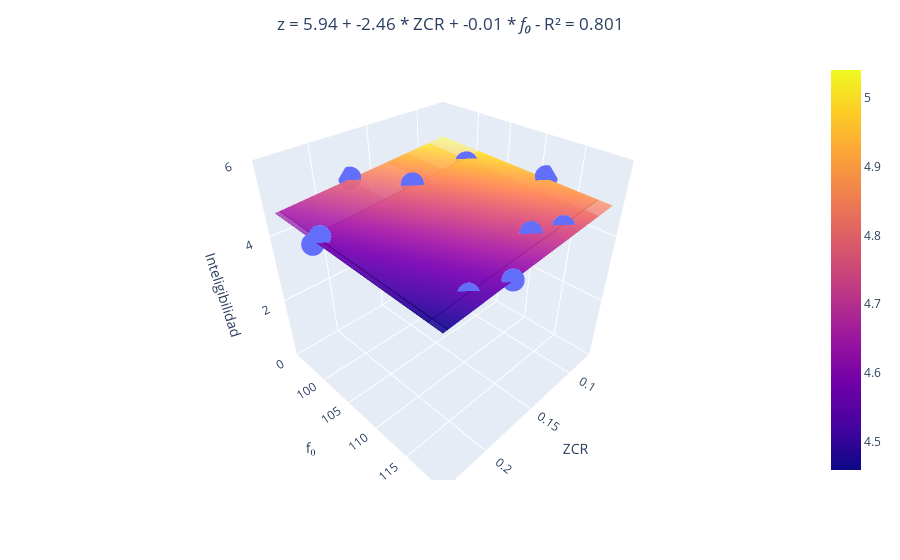

Source (notebook cell):
### Code cell
if len(dicc_model) == 2:
    import plotly.express as px
    import plotly.graph_objects as go

    # Seleccionamos solo las características seleccionadas en X
    X_selected = X[:, selected_features]

    # Entrenamos el modelo de regresión con las características seleccionadas
    regr_multivar = SMWrapper(sm.OLS)
    regr_multivar_fit = regr_multivar.fit(X_selected, y)

    # Obtenemos las predicciones del modelo para las características seleccionadas
    y_pred = regr_multivar.predict(X_selected)

    # Crear la figura
    fig = px.scatter_3d(x=X_selected[:, 0], y=X_selected[:, 1], z=y)

    # Crear el plano de regresión
    xx, yy = np.meshgrid(X_selected[:, 0], X_selected[:, 1])
    zz = regr_multivar_fit.params[0] + np.dot(np.array([xx.ravel(), yy.ravel()]).T, regr_multivar_fit.params[1:].ravel()).reshape(xx.shape)
    fig.add_trace(go.Surface(x=xx, y=yy, z=zz, opacity=0.5))


    axis_name_list = []
    # Construir la cadena de texto para la ecuación del plano
    equation = f'z = {regr_multivar_fit.params[0].round(2)}'
    for i, (key, model) in enumerate(dicc_model.items()):
        feature_name = key.replace("_model", "").upper()
        feature_name_axis = feature_name
        if feature_name == 'F0':
            feature_name = '<i>f₀</i>'
            feature_name_axis = 'f₀'
        axis_name_list.append(feature_name_axis)
        equation += f' + {regr_multivar_fit.params[1:][i].round(2)} * {feature_name}'
        
    equation += f' - R² = {r_squared_value:.3f}'
     
    # Centrar el título
    fig.update_layout(title=dict(text=equation, x=0.5, xanchor='center'))
        

    # Etiquetas de los ejes y rango del eje z
    fig.update_layout(scene=dict(xaxis_title=axis_name_list[0], yaxis_title=axis_name_list[1], zaxis_title='Inteligibilidad', zaxis=dict(range=[0, 6]), yaxis=dict(tickvals=[100, 105, 110, 115])))

    fig.write_html(
       os.path.join(PATH, TEST_FOLDER, REGGRESSION_FOLDER, PARAMETRIC_FOLDER, INTELIGIBILIDAD_FOLDER, FEMALE_FOLDER, 'regresion_inteligibilidad_multivariable_female.html')
    )
    
    fig.write_image(
       os.path.join(PATH, TEST_FOLDER, REGGRESSION_FOLDER, PARAMETRIC_FOLDER, INTELIGIBILIDAD_FOLDER, FEMALE_FOLDER, 'regresion_inteligibilidad_multivariable_female.png')
    )


    fig.show()

### Figure 1 — Plotly figure (JSON) as saved in the notebook; plotly's stock layout.template omitted (floating-point values rounded to 4 significant figures)
{"data": [{"hovertemplate": "x=%{x}<br>y=%{y}<br>z=%{z}<extra></extra>", "legendgroup": "", "marker": {"color": "#636efa", "symbol": "circle"}, "mode": "markers", "name": "", "scene": "scene", "showlegend": false, "type": "scatter3d", "x": [0.07594, 0.1378, 0.09304, 0.2356, 0.2044, 0.1812, 0.1478, 0.117, 0.2325, 0.1734], "y": [111.1, 116.4, 101.3, 101.5, 117.7, 119.6, 101.0, 117.9, 102.3, 94.71], "z": [4.971, 4.746, 4.853, 4.478, 4.5, 4.627, 4.853, 4.735, 4.706, 4.838]}, {"opacity": 0.5, "type": "surface", "x": [[0.07594, 0.1378, 0.09304, 0.2356, 0.2044, 0.1812, 0.1478, 0.117, 0.2325, 0.1734], [0.07594, 0.1378, 0.09304, 0.2356, 0.2044, 0.1812, 0.1478, 0.117, 0.2325, 0.1734], [0.07594, 0.1378, 0.09304, 0.2356, 0.2044, 0.1812, 0.1478, 0.117, 0.2325, 0.1734], [0.07594, 0.1378, 0.09304, 0.2356, 0.2044, 0.1812, 0.1478, 0.117, 0.2325, 0.1734], [0.07594, 0.1378, 0.09304, 0.2356, 0.2044, 0.1812, 0.1478, 0.117, 0.2325, 0.1734], [0.07594, 0.1378, 0.09304, 0.2356, 0.2044, 0.1812, 0.1478, 0.117, 0.2325, 0.1734], [0.07594, 0.1378, 0.09304, 0.2356, 0.2044, 0.1812, 0.1478, 0.117, 0.2325, 0.1734], [0.07594, 0.1378, 0.09304, 0.2356, 0.2044, 0.1812, 0.1478, 0.117, 0.2325, 0.1734], [0.07594, 0.1378, 0.09304, 0.2356, 0.2044, 0.1812, 0.1478, 0.117, 0.2325, 0.1734], [0.07594, 0.1378, 0.09304, 0.2356, 0.2044, 0.1812, 0.1478, 0.117, 0.2325, 0.1734]], "y": [[111.1, 111.1, 111.1, 111.1, 111.1, 111.1, 111.1, 111.1, 111.1, 111.1], [116.4, 116.4, 116.4, 116.4, 116.4, 116.4, 116.4, 116.4, 116.4, 116.4], [101.3, 101.3, 101.3, 101.3, 101.3, 101.3, 101.3, 101.3, 101.3, 101.3], [101.5, 101.5, 101.5, 101.5, 101.5, 101.5, 101.5, 101.5, 101.5, 101.5], [117.7, 117.7, 117.7, 117.7, 117.7, 117.7, 117.7, 117.7, 117.7, 117.7], [119.6, 119.6, 119.6, 119.6, 119.6, 119.6, 119.6, 119.6, 119.6, 119.6], [101.0, 101.0, 101.0, 101.0, 101.0, 101.0, 101.0, 101.0, 101.0, 101.0], [117.9, 117.9, 117.9, 117.9, 117.9, 117.9, 117.9, 117.9, 117.9, 117.9], [102.3, 102.3, 102.3, 102.3, 102.3, 102.3, 102.3, 102.3, 102.3, 102.3], [94.71, 94.71, 94.71, 94.71, 94.71, 94.71, 94.71, 94.71, 94.71, 94.71]], "z": [[4.916, 4.764, 4.874, 4.523, 4.6, 4.657, 4.74, 4.815, 4.531, 4.676], [4.877, 4.724, 4.834, 4.484, 4.561, 4.618, 4.7, 4.776, 4.491, 4.637], [4.99, 4.838, 4.948, 4.598, 4.674, 4.732, 4.814, 4.89, 4.605, 4.751], [4.989, 4.837, 4.947, 4.596, 4.673, 4.73, 4.812, 4.888, 4.603, 4.749], [4.866, 4.714, 4.824, 4.473, 4.55, 4.607, 4.689, 4.765, 4.481, 4.626], [4.852, 4.7, 4.81, 4.459, 4.536, 4.593, 4.675, 4.751, 4.467, 4.612], [4.993, 4.841, 4.951, 4.6, 4.677, 4.734, 4.816, 4.892, 4.608, 4.753], [4.865, 4.713, 4.823, 4.472, 4.549, 4.606, 4.688, 4.764, 4.48, 4.625], [4.983, 4.831, 4.941, 4.59, 4.667, 4.724, 4.807, 4.882, 4.598, 4.743], [5.041, 4.888, 4.998, 4.648, 4.725, 4.782, 4.864, 4.94, 4.655, 4.801]]}], "layout": {"legend": {"tracegroupgap": 0}, "margin": {"t": 60}, "scene": {"domain": {"x": [0, 1], "y": [0, 1]}, "xaxis": {"title": {"text": "ZCR"}}, "yaxis": {"tickvals": [100, 105, 110, 115], "title": {"text": "f₀"}}, "zaxis": {"range": [0, 6], "title": {"text": "Inteligibilidad"}}}, "title": {"text": "z = 5.94 + -2.46 * ZCR + -0.01 * <i>f₀</i> - R² = 0.801", "x": 0.5, "xanchor": "center"}}}
